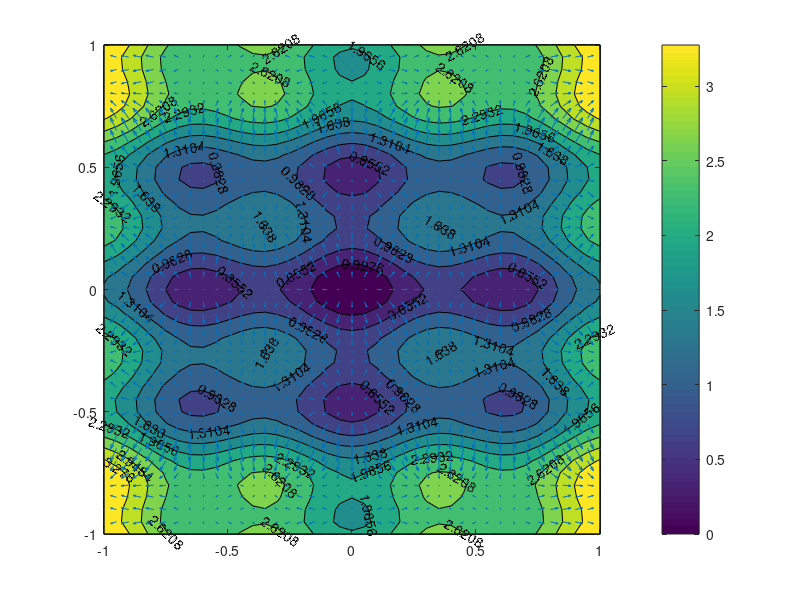

Write MATLAB code to recreate this figure.
clc
clear all

[X1,X2]=meshgrid(-1:0.05:1); %in the x-y plane, the x and y is from -1 to 1 with a invterval of 0.5
Z=X1.^2+2*X2.^2-0.3*cos(3*pi*X1)-0.4*cos(4*pi*X2)+0.7; % use a dot to do element multiplication /apply this fucntion to each element in the matrics

mesh(X1,X2,Z)


%surf(X1,X2,Z);
%colormap winter
%colorbar
%surfc(X1,X2,Z) % projection of the contour lines in the 2D pane

%surf(X1,X2,Z,'FaceAlpha',0.1) % color is become ligher, make the surface transparent,change the brightneess of the face color
% 0.5 shows a semitransparent surface

%contour(X1,X2,Z)

c = contourf(X1,X2,Z);
clabel(c) %label the contour plot (with number insert into each countour line)
%contourf(X1,X2,Z) % fill the contour with color
%colorbar

% then plot some vectors

hold on %we need to calculate the gradient

[DX1,DX2]= gradient(Z);

%colorbar
%c=contourf(X1,X2,Z)

quiver(X1,X2,DX1,DX2)% in the 2D coordiante system draw the vecter, teh direction of the arrow is determint by DX1 and DX2
% extends horizontally according to DX1, and extends vertically according to DX2
%hold on
%clabel(c)
colorbar
